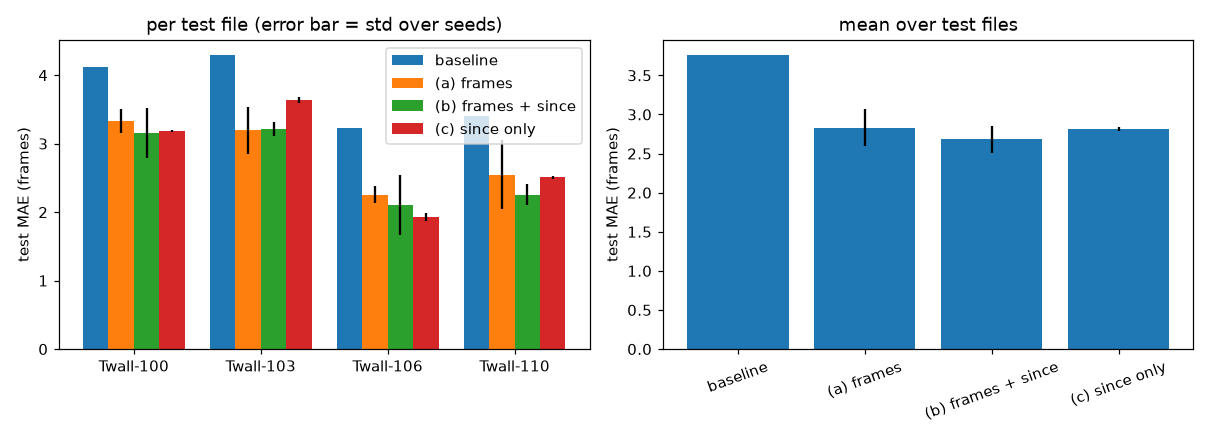

Reproduce this figure in Python.
# Feasibility probe: can 5 consecutive frames predict the time to the next bubble departure?
# Models, tested leave-one-file-out (each test file is a wall temperature the model never saw):
#   baseline: always predict the mean training target
#   (a) frames only
#   (b) frames + true time since the last departure
#   (c) time since the last departure only (no frames)
import sys, numpy as np, torch, torch.nn as nn
import matplotlib; matplotlib.use("Agg")
import matplotlib.pyplot as plt

# Folder with the *_vapor.npy masks that detect_departures.py wrote.
D = sys.argv[1] if len(sys.argv) > 1 else "/pub/ynagaraj/bubbleml/PoolBoiling-SubCooled-FC72-2D"
FILES = ["Twall-100", "Twall-103", "Twall-106", "Twall-110"]
W = 5                          # frames per input window
SEEDS = range(5)
EPOCHS, LR, BS = 40, 1e-3, 32
dev = "cuda"

def load(name):
    v = np.load(f"{D}/{name}_vapor.npy").astype(np.float32)   # vapor mask, shape (T, 384, 384)
    T = len(v)
    v = v.reshape(T, 96, 4, 96, 4).mean(axis=(2, 4))          # shrink each frame 4x
    deps = np.load(f"departures_{name}.npy")
    X, since, until = [], [], []
    for t in range(W - 1, T):                                 # window = frames t-W+1 ... t
        past, future = deps[deps <= t], deps[deps > t]
        # Keep only windows with a previous and a next departure,
        # so every model is scored on the same samples.
        if len(past) == 0 or len(future) == 0:
            continue
        X.append(v[t - W + 1:t + 1]); since.append(t - past.max()); until.append(future.min() - t)
    return [torch.tensor(np.array(a), dtype=torch.float32) for a in (X, since, until)]

class Net(nn.Module):
    def __init__(self, use_frames, use_since):
        super().__init__()
        self.use_frames, self.use_since = use_frames, use_since
        self.conv = nn.Sequential(
            nn.Conv2d(W, 16, 5, 2, 2), nn.ReLU(), nn.Conv2d(16, 32, 3, 2, 1), nn.ReLU(),
            nn.Conv2d(32, 64, 3, 2, 1), nn.ReLU(), nn.AdaptiveAvgPool2d(1), nn.Flatten())
        self.head = nn.Sequential(nn.Linear(64 * use_frames + use_since, 32), nn.ReLU(), nn.Linear(32, 1))
    def forward(self, x, since):
        parts = []
        if self.use_frames: parts.append(self.conv(x))
        if self.use_since: parts.append(since[:, None] / 10)   # scale to a size similar to the CNN features
        return self.head(torch.cat(parts, 1))[:, 0] * 10      # the network predicts in units of 10 frames

def train_eval(tr, te, use_frames, use_since, seed):
    torch.manual_seed(seed)
    m = Net(use_frames, use_since).to(dev)
    opt = torch.optim.Adam(m.parameters(), LR)
    X, s, y = [a.to(dev) for a in tr]
    for _ in range(EPOCHS):
        for i in torch.randperm(len(X), device=dev).split(BS):
            loss = (m(X[i], s[i]) - y[i]).abs().mean()
            opt.zero_grad(); loss.backward(); opt.step()
    m.eval()
    with torch.no_grad():
        Xt, st, yt = [a.to(dev) for a in te]
        return (m(Xt, st) - yt).abs().mean().item()          # test MAE, no early stopping on test data

MODELS = {"(a) frames": (1, 0), "(b) frames + since": (1, 1), "(c) since only": (0, 1)}
data = {n: load(n) for n in FILES}
print({n: len(d[0]) for n, d in data.items()}, "samples per file")

# mae[name][fold, seed]
mae = {k: np.zeros((len(FILES), len(SEEDS))) for k in ["baseline", *MODELS]}
for f, held in enumerate(FILES):
    tr = [torch.cat([data[n][i] for n in FILES if n != held]) for i in range(3)]
    te = data[held]
    mae["baseline"][f] = (te[2] - tr[2].mean()).abs().mean().item()
    for k, (uf, us) in MODELS.items():
        for s in SEEDS:
            mae[k][f, s] = train_eval(tr, te, uf, us, s)
    print(f"test={held}: " + "  ".join(f"{k}={v[f].mean():.2f}" for k, v in mae.items()), flush=True)

print("\nMean test MAE in frames (mean over folds, then mean +- std over seeds):")
overall = {k: v.mean(axis=0) for k, v in mae.items()}        # one number per seed
for k, v in overall.items():
    print(f"  {k:20s} {v.mean():.2f} +- {v.std():.2f}")

fig, ax = plt.subplots(1, 2, figsize=(11, 4))
for j, (k, v) in enumerate(mae.items()):
    ax[0].bar(np.arange(4) + 0.2 * j, v.mean(axis=1), 0.2, yerr=v.std(axis=1), label=k)
ax[0].set_xticks(np.arange(4) + 0.3); ax[0].set_xticklabels(FILES)
ax[0].set(ylabel="test MAE (frames)", title="per test file (error bar = std over seeds)"); ax[0].legend()
ax[1].bar(list(overall), [v.mean() for v in overall.values()], yerr=[v.std() for v in overall.values()])
ax[1].set(ylabel="test MAE (frames)", title="mean over test files"); ax[1].tick_params(axis="x", rotation=20)
plt.tight_layout(); plt.savefig("probe.png", dpi=110)
